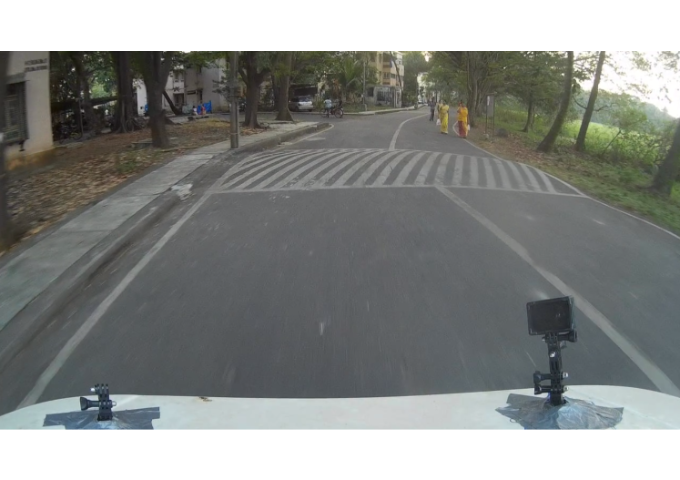
//> input picture test_cases/8_2.png, 680 x 480 px
$ ./squarewave   (built with g++ and OpenCV 4)
//> lines starting //> are read from the running program, lines starting //| are printed output that depends on the picture; after the words box and inside, x2 and y2 are one past the last pixel; in counts of white or black regions, pixels touching at a corner belong together
#include <opencv2/imgproc.hpp>
#include <opencv2/imgcodecs.hpp>
#include <opencv2/highgui.hpp>
#include <opencv2/opencv.hpp>

#include <vector>
#include <iostream>
#include <algorithm>
#include <math.h>

using namespace cv;
using namespace std;
//global variables
Mat img,adp,blue,blurr,img1,canny;
Mat spilt[3];
int odd_ker = 48;//
int bv = 60;
int c = 89;
int blur_value = 2;
int min_fluc = 10;
int max_sd = 100;
int area = 100;

vector<vector<int > >pixel_len;
std::vector<int> row_len;
std::vector<int> temp;
std::vector<float> sd;
std::vector<int> sd_point;
vector<Vec4i> hierarchy;
vector<vector<Point> > contours;
void row_wise_search(int x)
{
	Mat tar = canny.clone();
	int r,c;
	int b=0;
	int w=0;
	int fluc=0;
	int count=1;
	int fluc_check=0;
	r=tar.rows;
	c=tar.cols;
	//b for black and w for white
	//fluc for fluctuations
	//fluc_check for previous value of fluc
	for(int i=0;i<r;i++)
	{
		for(int j=0;j<c;j++)
		{
			//initially b=w=0;
			//scanning row wise and counting the fluctuations,push_back the lengths into the vector
			fluc_check = fluc;
			if(w==0 && b==0)
			{
				if(tar.at<uchar>(i,j)==255)
				{
					w=1;
					b=0;
				}
				if(tar.at<uchar>(i,j)==0)
				{
					b=1;
					w=0;
				}
			}
			//w=1
			if(w==1)
			{
				if(tar.at<uchar>(i,j)==255)
				{
					w=1;
					b=0;
				}
				if(tar.at<uchar>(i,j)==0)
				{
					b=1;
					w=0;
					fluc++;
				}
			}
			//b=1
			if(b==1)
			{
				if(tar.at<uchar>(i,j)==255)
				{
					w=1;
					b=0;
					fluc++;
				}
				if(tar.at<uchar>(i,j)==0)
				{
					b=1;
					w=0;
				}
			}

			if(fluc_check == fluc)
			{
				count++;
			}
			else
			{
				row_len.push_back(count);
				count=1;
			}
		}
//		row_len.erase(row_len.begin(),row_len.begin()+0);
		pixel_len.push_back(row_len);
		row_len.clear();
	}
}
float SD(std::vector<int> v)
{
	float value=0;
	for(size_t i =0;i<v.size();i++)
	{
		value+= v[i]*v[i];
	}
	value = value/(v.size()-1);
	value = sqrt(value);
	return value;
}
void fluctuation_filter(int x)
{
	//checks the min value of fluctuation and the
	cout<<pixel_len.size()<<endl;
	for(size_t i=0;i<pixel_len.size();i++)
	{
		//check for min fluctuation
		if(pixel_len[i].size()>min_fluc)
		{
			//copy the vector components to a temp vector
			temp = pixel_len[i];
			//erase the length of the first fluctuation
			temp.erase(temp.begin(),temp.begin()+0);
			//Now calculate the SD of the given data
			sd.push_back(SD(temp));
			sd_point.push_back(i);
			//sd vector got filled with the values of the SD and the sd_point with the indexes
		}
	}
	temp.clear();

}
void selectionsort(std::vector<float> &a, std::vector<int> &b)
{
	int min_id;
	for(size_t i = 0;i<a.size()-1;i++)
	{
		min_id = i;
		for(size_t j = i+1;j<a.size();j++)
		{
			if(a[j]<a[min_id])
				min_id = j;
			//swap the elements
		}

		swap(a[min_id],a[i]);
		swap(b[min_id],b[i]);


	}
	//cout<<"sorted values :"<<endl;
	for(int i=0;i<a.size();i++)
	{
		//cout<<a[i]<<"\n";
	}
}
// [15 lines left out: function angle_scan, not called in this run]
void squarewave(int ,void*)
{	//adaptive thresholding of the blue split image
	adaptiveThreshold(blue,adp,255,ADAPTIVE_THRESH_GAUSSIAN_C, THRESH_BINARY,2*bv+3,c-100);
	imshow("adaptiveThreshold",adp);
	//mean blur the image
	medianBlur(adp,blurr,2*blur_value+1);
	findContours(blurr, contours, hierarchy, CV_RETR_TREE, CV_CHAIN_APPROX_NONE);
	canny = Mat::zeros(blurr.rows, blurr.cols, CV_8UC1);
	for(int i = 0;i < contours.size(); i++)
	{
	if (contourArea(contours[i]) > area )
		{
			drawContours(canny, contours, i, Scalar(255),-1);
			//cout<<"index:"<<i<<"\t"<<hierarchy[i]<<endl;
		}
	}
	//row_wise_search function
	imshow("after area thresholding ",canny);
	row_wise_search(0);
	fluctuation_filter(0);
	//selection sort the sd vector
	selectionsort(sd,sd_point);
	//sd_point[0] is the row with min SD
	//max SD filter
	if(sd[0]<max_sd)
	{
		cout<<"min SD line found"<<"\n";
		//angle_scan(sd_point[0]);
		cout<<"min sd ="<<sd[0]<<" min sd index = "<<sd_point[0]<<"\n";
		//print the line on img1
		line(img1,Point(0,sd_point[0]), Point(img1.cols-1,sd_point[0]), Scalar(255,0,0), 3, LINE_AA);
		//angle_scan(sd_point[i]);
	}
	else
	{
		cout<<"min sd = "<<sd[0]<<endl;
		cout<<"NO Zebra!!"<<"\n";
	}
	imshow("min sd line",img1);
	sd.clear();
	sd_point.clear();
	pixel_len.clear();
	cout<<pixel_len.size()<<endl;
	waitKey(0);
}
int main()
{
	//cout<<"123";

	img = imread("8_2.png",1);
//> img is the input picture: 480 rows x 680 cols, CV_8UC3; mean B, G, R 136.1, 138.6, 136.2
	split(img,spilt);
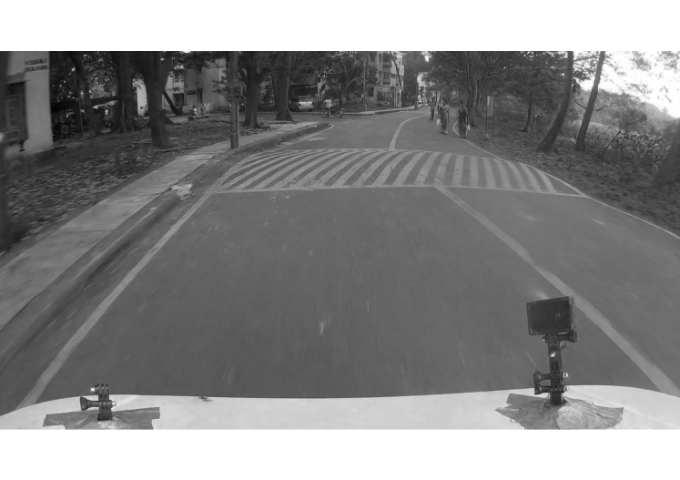
//> spilt[0]: 480 rows x 680 cols, CV_8UC1; min 3, max 255, mean 136.1
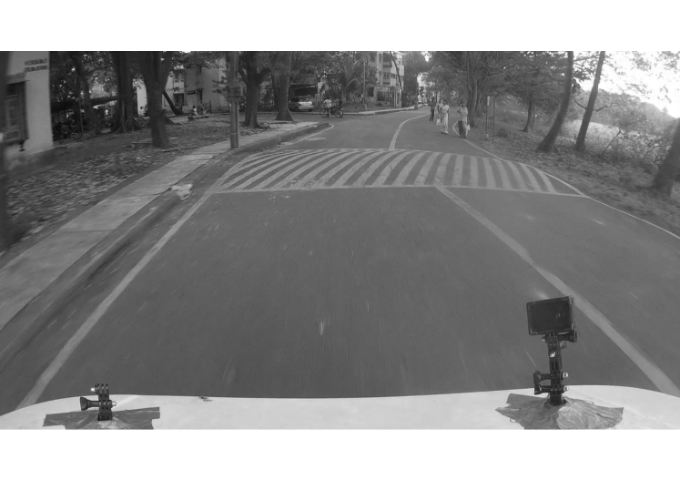
//> spilt[1]: 480 rows x 680 cols, CV_8UC1; min 11, max 255, mean 138.6
	blue = spilt[0];
	img1 = img.clone();
	//imshow("y",blue);
	namedWindow("trackbars",CV_WINDOW_FREERATIO);
	createTrackbar("bv","trackbars",&bv,100,squarewave);
	createTrackbar("c","trackbars",&c,100,squarewave);
	createTrackbar("blur_value","trackbars",&blur_value,20,squarewave);
	createTrackbar("area","trackbars",&area,1000,squarewave);
	squarewave(bv,0);
//> in squarewave, `adaptiveThreshold(blue,adp,255,ADAPTIVE_THRESH_GAUSSIAN_C, THRESH_BINA..`:
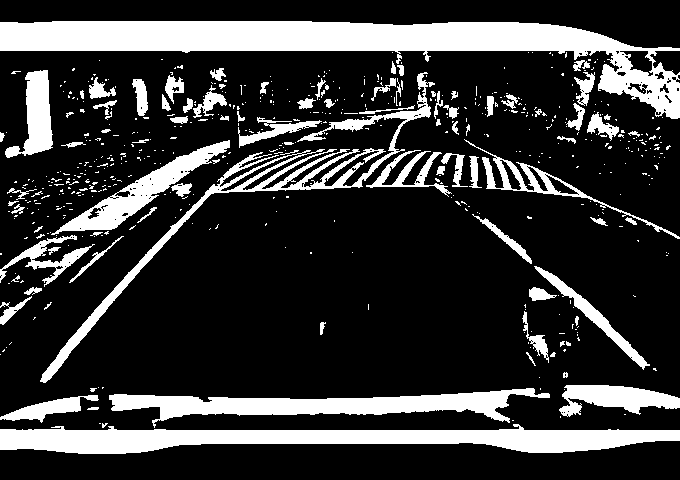
//> adp: 480 rows x 680 cols, CV_8UC1; 21.4% white; 560 white regions (472 under 20 px), largest, box (x1, y1, x2, y2) and area: (0, 21, 680, 119) 20557, (0, 424, 680, 454) 11785, (109, 388, 550, 428) 7045
//> in squarewave, `medianBlur(adp,blurr,2*blur_value+1);`:
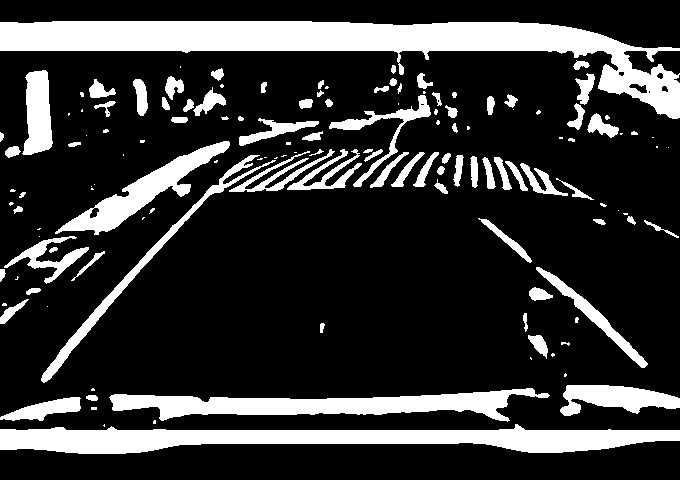
//> blurr: 480 rows x 680 cols, CV_8UC1; 20.4% white; 137 white regions (53 under 20 px)
//> in squarewave, `findContours(blurr, contours, hierarchy, CV_RETR_TREE, CV_CHAIN_APPROX..`: contours = 146 contours, 69 with area under 20; largest, box (x1, y1, x2, y2) and area: (0, 21, 680, 119) 20031, (0, 424, 680, 454) 11090, (109, 388, 550, 422) 6542, (55, 141, 230, 235) 3688, (41, 155, 276, 383) 2163
//> the loop in squarewave, `for(int i = 0;i < contours.size(); i++)` made 146 passes
//> after the loop in squarewave, `for(int i = 0;i < contours.size(); i++)`:
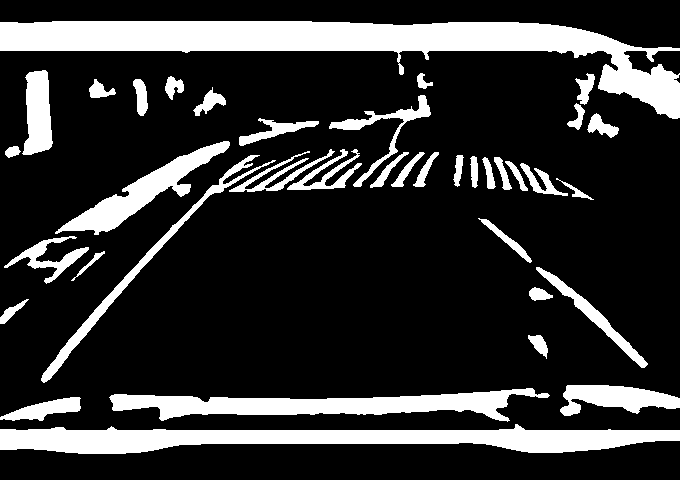
//> canny: 480 rows x 680 cols, CV_8UC1; 19.6% white; 38 white regions, largest, box (x1, y1, x2, y2) and area: (0, 21, 680, 119) 20890, (0, 424, 680, 454) 11787, (109, 388, 550, 422) 7014
//> the loop in row_wise_search, `for(int i=0;i<r;i++)` made 480 passes
//> (fluc_check, w, b, fluc, count) on passes 1 to 3: (0, 0, 1, 0, 681), (0, 0, 1, 0, 1361), (0, 0, 1, 0, 2041)
//> after the loop in row_wise_search, `for(int i=0;i<r;i++)`: fluc_check = 4238; w = 0; b = 1; fluc = 4238; count = 18234; pixel_len = 480 items
//| 480
//> the loop in fluctuation_filter, `for(size_t i=0;i<pixel_len.size();i++)` made 480 passes
//> value in SD on passes 53, 54, 56, 74, 75, 79: 90.26, 123.2, 135.6, 113.6, 109, 97.14
//> after the loop in fluctuation_filter, `for(size_t i=0;i<pixel_len.size();i++)`: temp = [156, 16, 12, 38, 41, 10, 36, 13, 333, 26, 83, 3]; sd = 118 values, max 515.6 at index 0, min 40 at index 92, mean 80.65; sd_point = 118 values from 51 to 429
//> the loop in selectionsort, `for(size_t i = 0;i<a.size()-1;i++)` made 117 passes
//> min_id on passes 1 to 8: 92, 91, 93, 90, 94, 89, 88, 87
//> after the loop in selectionsort, `for(size_t i = 0;i<a.size()-1;i++)`: min_id = 117; a = 118 values from 40 to 515.6; b = 118 values, max 429 at index 107, min 51 at index 117, mean 161.2
//> the loop in selectionsort, `for(int i=0;i<a.size();i++)` made 118 passes
//> in squarewave, `selectionsort(sd,sd_point);`: sd = 118 values from 40 to 515.6; sd_point has the same summary as b in selectionsort
//| min sd =39.9951 min sd index = 184
//> in squarewave, `line(img1,Point(0,sd_point[0]), Point(img1.cols-1,sd_point[0]), Scalar..`:
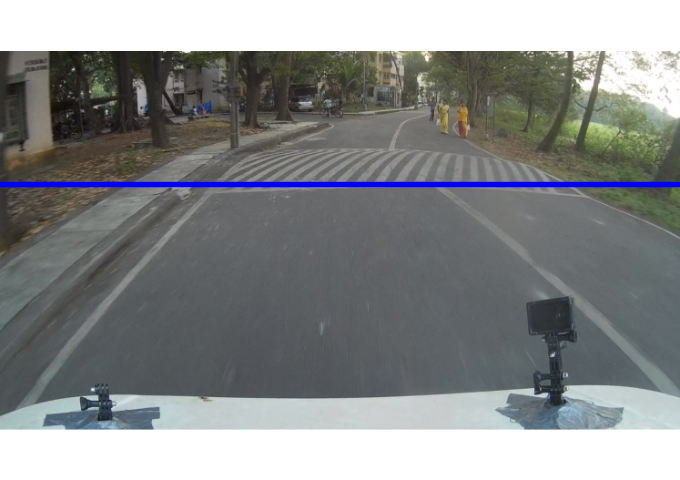
//> img1: 480 rows x 680 cols, CV_8UC3; 1.46% of pixels changed, all inside (x1, y1, x2, y2) = (0, 181, 680, 188)
//> in squarewave, `pixel_len.clear();`: pixel_len = 0 items
//| 0
	return 0;
}

$ run again, with test_cases/0_0.png copied over test_cases/8_2.png
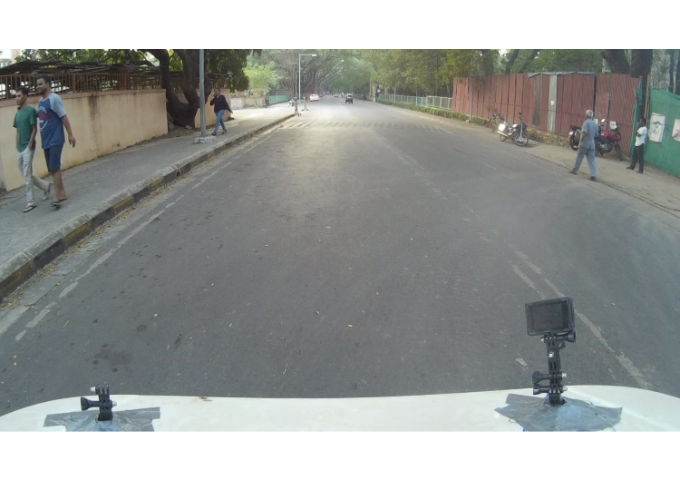
//> input picture test_cases/0_0.png, 680 x 480 px
//> img is the input picture: 480 rows x 680 cols, CV_8UC3; mean B, G, R 151.8, 154.4, 151.3
//> adp: 480 rows x 680 cols, CV_8UC1; 19.9% white; 582 white regions (506 under 20 px), largest, box (x1, y1, x2, y2) and area: (0, 20, 680, 64) 18891, (0, 423, 680, 454) 8235, (109, 388, 549, 430) 7863
//> blurr: 480 rows x 680 cols, CV_8UC1; 19.2% white; 85 white regions (28 under 20 px)
//> contours = 88 contours, 39 with area under 20; largest, box (x1, y1, x2, y2) and area: (0, 20, 680, 63) 18179, (0, 388, 680, 454) 14926, (0, 129, 229, 277) 4342, (222, 92, 517, 138) 4328, (99, 91, 167, 137) 2184
//> the loop in squarewave, `for(int i = 0;i < contours.size(); i++)` made 88 passes
//> after the loop in squarewave, `for(int i = 0;i < contours.size(); i++)`:
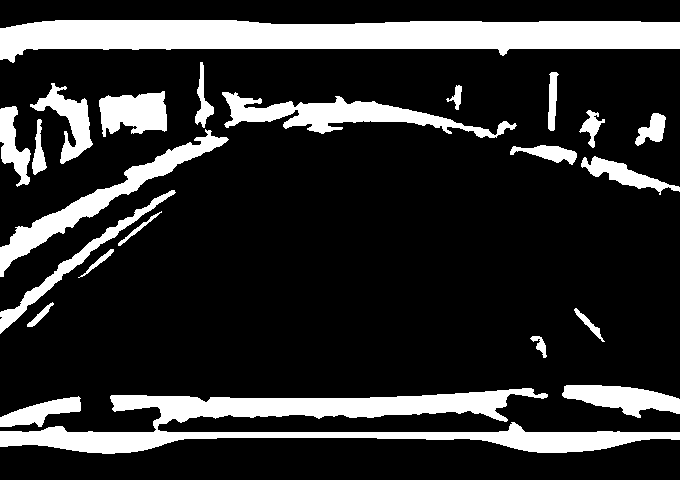
//> canny: 480 rows x 680 cols, CV_8UC1; 18.5% white; 23 white regions, largest, box (x1, y1, x2, y2) and area: (0, 20, 680, 63) 18894, (0, 388, 680, 454) 16099, (222, 92, 517, 138) 4727
//> the loop in row_wise_search, `for(int i=0;i<r;i++)` made 480 passes
//> (fluc_check, w, b, fluc, count) on passes 1 to 3: (0, 0, 1, 0, 681), (0, 0, 1, 0, 1361), (0, 0, 1, 0, 2041)
//> after the loop in row_wise_search, `for(int i=0;i<r;i++)`: fluc_check = 3080; w = 0; b = 1; fluc = 3080; count = 18245; pixel_len = 480 items
//| 480
//> the loop in fluctuation_filter, `for(size_t i=0;i<pixel_len.size();i++)` made 480 passes
//> value in SD on passes 50, 93, 94, 95: 4738.3, 86.72, 85.26, 78.68
//> after the loop in fluctuation_filter, `for(size_t i=0;i<pixel_len.size();i++)`: temp = [156, 22, 7, 38, 21, 5, 61, 13, 332, 26, 72, 16, 4, 3]; sd = 82 values, max 4738.3 at index 0, min 27.17 at index 36, mean 127.6; sd_point = 82 values from 49 to 431
//> the loop in selectionsort, `for(size_t i = 0;i<a.size()-1;i++)` made 81 passes
//> min_id on passes 1 to 8: 36, 33, 31, 35, 34, 32, 30, 39
//> after the loop in selectionsort, `for(size_t i = 0;i<a.size()-1;i++)`: min_id = 80; a = 82 values from 27.17 to 4738.3; b = 82 values, max 431 at index 78, min 49 at index 81, mean 158.1
//> the loop in selectionsort, `for(int i=0;i<a.size();i++)` made 82 passes
//> in squarewave, `selectionsort(sd,sd_point);`: sd = 82 values from 27.17 to 4738.3; sd_point has the same summary as b in selectionsort
//| min sd =27.1673 min sd index = 127
//> in squarewave, `line(img1,Point(0,sd_point[0]), Point(img1.cols-1,sd_point[0]), Scalar..`:
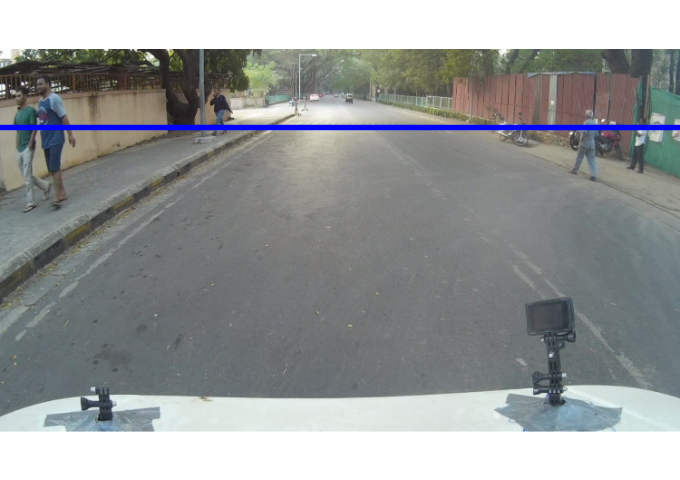
//> img1: 480 rows x 680 cols, CV_8UC3; 1.46% of pixels changed, all inside (x1, y1, x2, y2) = (0, 124, 680, 131)
//> in squarewave, `pixel_len.clear();`: pixel_len = 0 items
//| 0

$ run again, with test_cases/0_1.png copied over test_cases/8_2.png
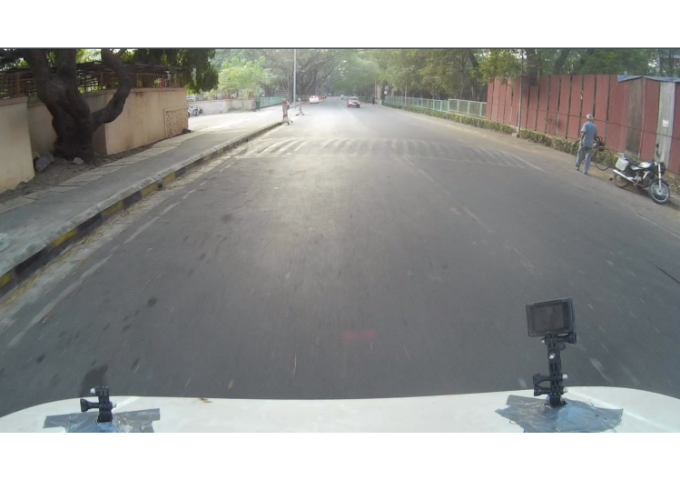
//> input picture test_cases/0_1.png, 680 x 480 px
//> img is the input picture: 480 rows x 680 cols, CV_8UC3; mean B, G, R 149.3, 151.4, 150.7
//> adp: 480 rows x 680 cols, CV_8UC1; 20.2% white; 436 white regions (362 under 20 px), largest, box (x1, y1, x2, y2) and area: (0, 18, 680, 48) 18268, (0, 389, 680, 456) 17232, (263, 86, 680, 224) 6877
//> blurr: 480 rows x 680 cols, CV_8UC1; 19.6% white; 90 white regions (41 under 20 px)
//> contours = 97 contours, 49 with area under 20; largest, box (x1, y1, x2, y2) and area: (0, 18, 680, 60) 17721, (0, 389, 680, 456) 16064, (273, 104, 680, 223) 6534, (105, 91, 283, 154) 4155, (0, 154, 199, 275) 3363
//> the loop in squarewave, `for(int i = 0;i < contours.size(); i++)` made 97 passes
//> after the loop in squarewave, `for(int i = 0;i < contours.size(); i++)`:
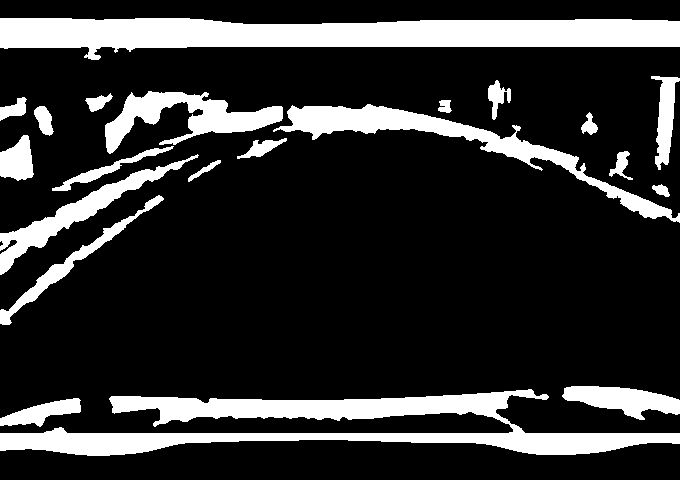
//> canny: 480 rows x 680 cols, CV_8UC1; 19.1% white; 21 white regions, largest, box (x1, y1, x2, y2) and area: (0, 18, 680, 60) 18450, (0, 389, 680, 456) 17246, (273, 104, 680, 223) 7026
//> the loop in row_wise_search, `for(int i=0;i<r;i++)` made 480 passes
//> (fluc_check, w, b, fluc, count) on passes 1 to 3: (0, 0, 1, 0, 681), (0, 0, 1, 0, 1361), (0, 0, 1, 0, 2041)
//> after the loop in row_wise_search, `for(int i=0;i<r;i++)`: fluc_check = 2714; w = 0; b = 1; fluc = 2714; count = 16890; pixel_len = 480 items
//| 480
//> the loop in fluctuation_filter, `for(size_t i=0;i<pixel_len.size();i++)` made 480 passes
//> value in SD on passes 93 to 98: 89.94, 94.53, 87.91, 87.9, 87.92, 93.74
//> after the loop in fluctuation_filter, `for(size_t i=0;i<pixel_len.size();i++)`: temp = [35, 45, 115, 31, 126, 5, 12, 6, 8, 4, 145, 11, 131, 6]; sd = 97 values, max 142.1 at index 88, min 33.02 at index 39, mean 74.84; sd_point = 97 values from 92 to 419
//> the loop in selectionsort, `for(size_t i = 0;i<a.size()-1;i++)` made 96 passes
//> min_id on passes 1 to 8: 39, 38, 14, 37, 40, 15, 41, 16
//> after the loop in selectionsort, `for(size_t i = 0;i<a.size()-1;i++)`: min_id = 95; a = 97 values from 33.02 to 142.1; b = 97 values, max 419 at index 47, min 92 at index 78, mean 159.4
//> the loop in selectionsort, `for(int i=0;i<a.size();i++)` made 97 passes
//> in squarewave, `selectionsort(sd,sd_point);`: sd = 97 values from 33.02 to 142.1; sd_point has the same summary as b in selectionsort
//| min sd =33.0196 min sd index = 131
//> in squarewave, `line(img1,Point(0,sd_point[0]), Point(img1.cols-1,sd_point[0]), Scalar..`:
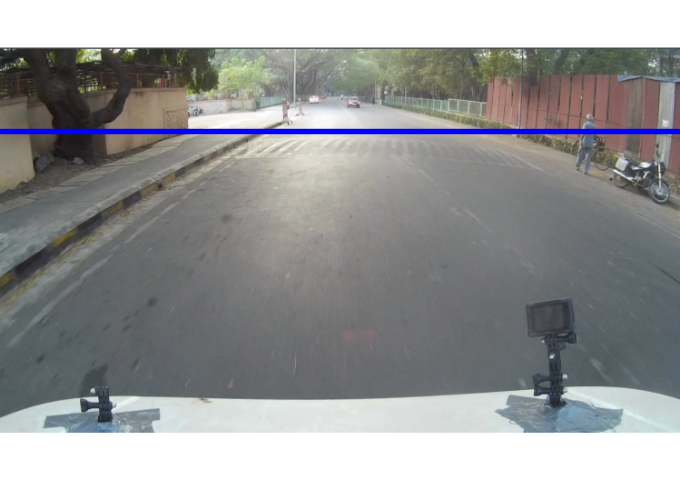
//> img1: 480 rows x 680 cols, CV_8UC3; 1.46% of pixels changed, all inside (x1, y1, x2, y2) = (0, 128, 680, 135)
//> in squarewave, `pixel_len.clear();`: pixel_len = 0 items
//| 0
